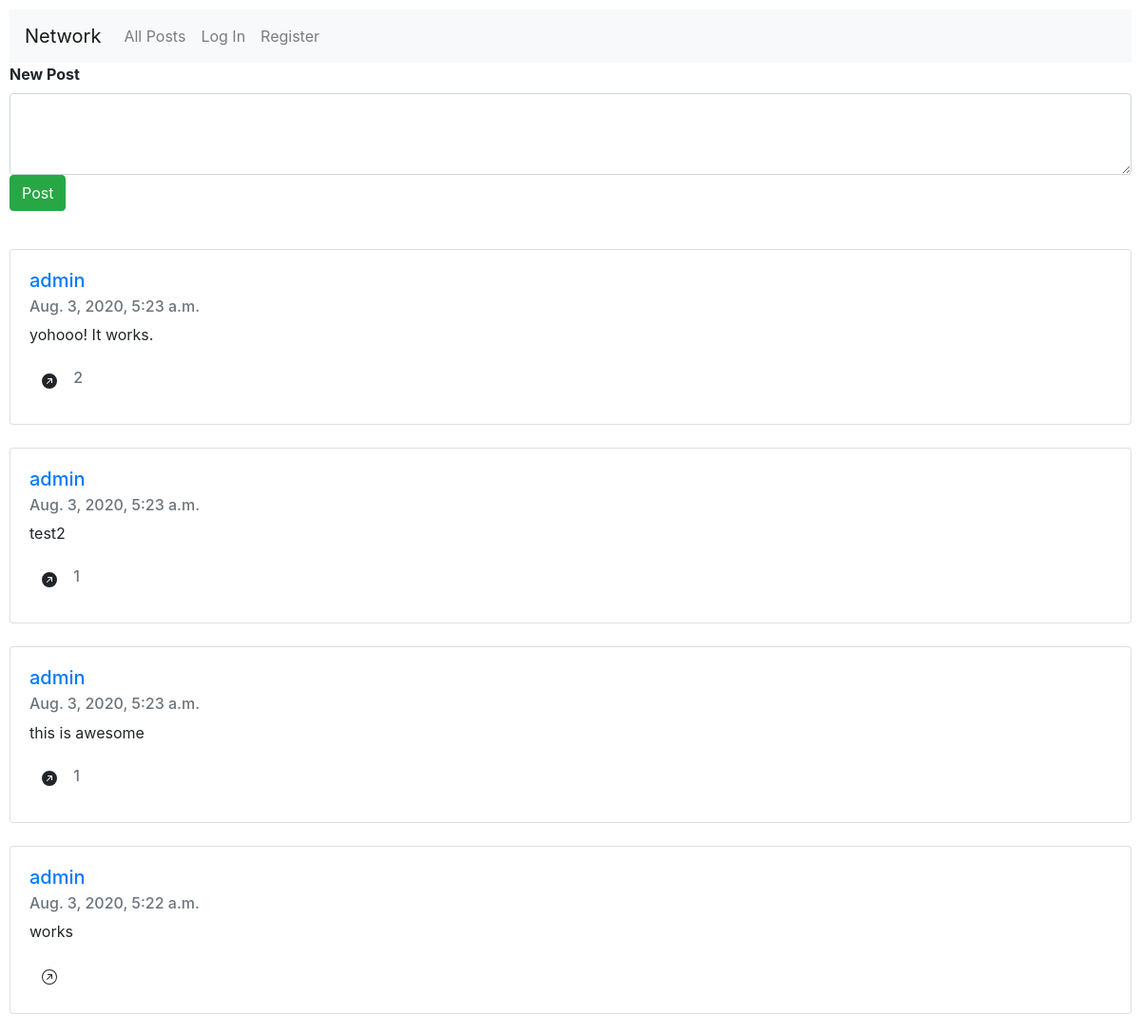
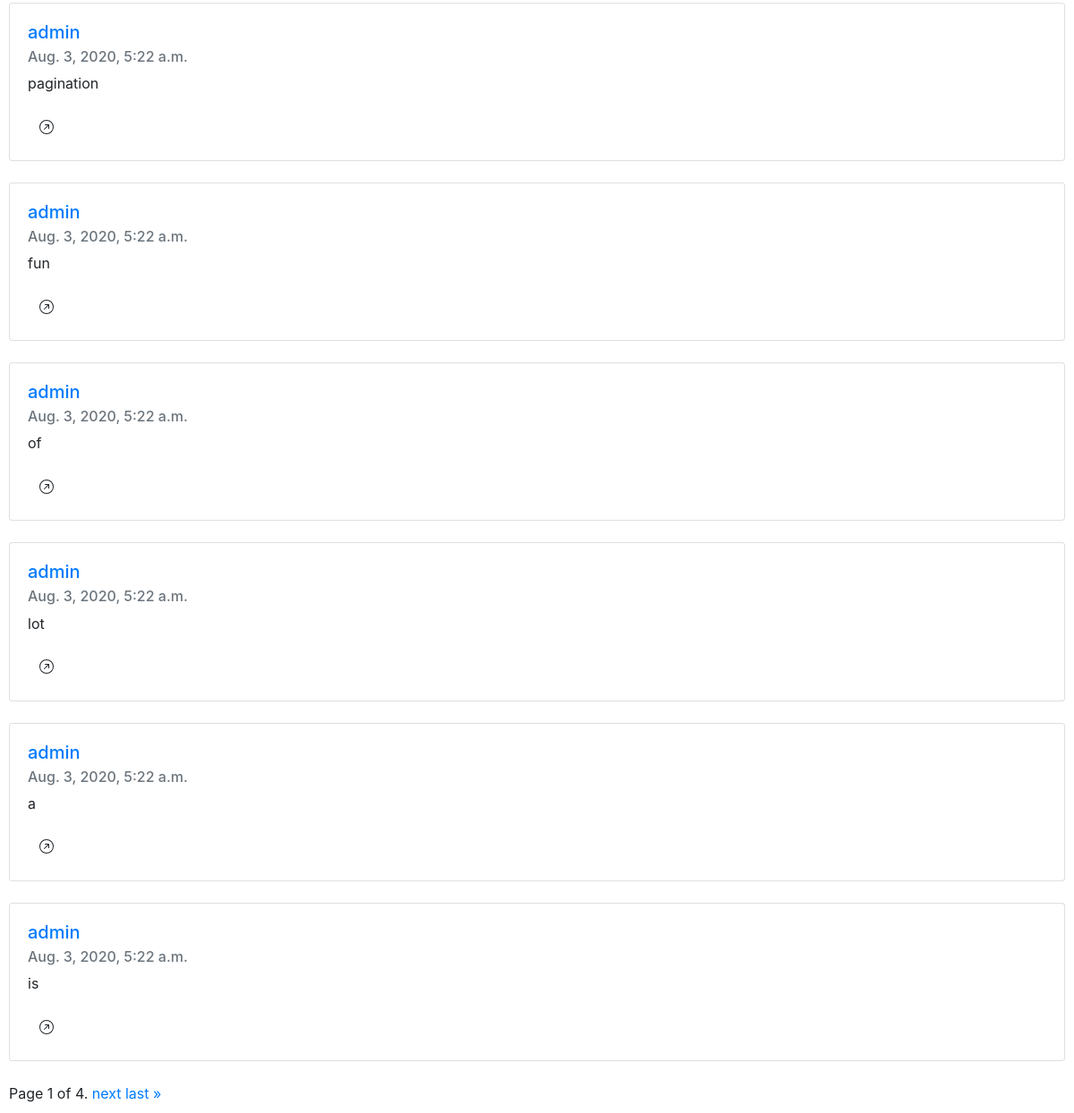
The page / on the database its author committed (2 pictures, top to bottom).
### network/models.py (models this page shows)
class Post(models.Model):
    user = models.ForeignKey(User, on_delete=models.CASCADE, related_name="posts")
    content = models.CharField(max_length=512)
    date_added = models.DateTimeField(auto_now_add=True)

class User(AbstractUser):
    pass

### network/views.py (the view)
# urls.py: path("", views.index, name="index"),
def index(request):
    posts = Post.objects.all()
    posts = [post for post in posts[::-1]]
    paginator = Paginator(posts, 10)
    page_number = request.GET.get('page')
    page_obj = paginator.get_page(page_number)
    return render(request, "network/index.html",{
        "page_obj": page_obj
    })

### network/templates/network/index.html (shortened to what this page needs)
{% extends "network/layout.html" %}
{% block body %}
    <form action="{% url 'newpost' %}" method="post">
        <div class="form-group">
            <label for="newpost"><b>New Post</b></label>
            <textarea class="form-control" rows="3" name="newpost"></textarea>
            <button type="submit" class="btn btn-success">Post</button>
        </div>
    </form>
    <br>
    {% for post in page_obj %}
    <div class="card">
        <div class="card-body">
            <h5 class="card-title"><a href="{% url 'userprofile' post.user.id %}">{{post.user}}</a>
            </h5>
            <h6 class="card-subtitle mb-2 text-muted">{{post.date_added}}</h6>
            <p class="card-text" id="{{post.id}}">{{post.content}}</p>
            {% if user != post.user %}
                {% if post.likes.count > 0 %}
                <h6 class="text-muted">
                <button class="btn btn-default" onclick="fetchLikes('{{post.id}}')">
                </button>
                {{ post.likes.count }}
                </h6>
                {% else %}
                <button class="btn btn-default" onclick="fetchLikes('{{post.id}}')">
                </button>
                {% endif %}
            {% endif %}
        </div>
    </div>
    <br>
    {% endfor %}
    <div class="pagination">
    <span class="step-links">
        <span class="current">
            Page {{ page_obj.number }} of {{ page_obj.paginator.num_pages }}.
        </span>
        {% if page_obj.has_next %}
            <a href="?page={{ page_obj.next_page_number }}">next</a>
            <a href="?page={{ page_obj.paginator.num_pages }}">last &raquo;</a>
        {% endif %}
    </span>
    </div>
{% endblock %}

### network/static/network/styles.css (style rules this page uses)
body { padding: 10px; }

### rows shown on the page
Post: user "admin", date_added "Aug. 3, 2020, 5:23 a.m.", content "yohooo! It works.", likes.count "2"
Post: user "admin", date_added "Aug. 3, 2020, 5:23 a.m.", content "test2", likes.count "1"
Post: user "admin", date_added "Aug. 3, 2020, 5:23 a.m.", content "this is awesome", likes.count "1"
Post: user "admin", date_added "Aug. 3, 2020, 5:22 a.m.", content "works"
Post: user "admin", date_added "Aug. 3, 2020, 5:22 a.m.", content "pagination"
Post: user "admin", date_added "Aug. 3, 2020, 5:22 a.m.", content "fun"
Post: user "admin", date_added "Aug. 3, 2020, 5:22 a.m.", content "of"
Post: user "admin", date_added "Aug. 3, 2020, 5:22 a.m.", content "lot"
Post: user "admin", date_added "Aug. 3, 2020, 5:22 a.m.", content "a"
Post: user "admin", date_added "Aug. 3, 2020, 5:22 a.m.", content "is"

### other values the page prints
{{ page_obj.number }} "1"
{{ page_obj.paginator.num_pages }} "4"
